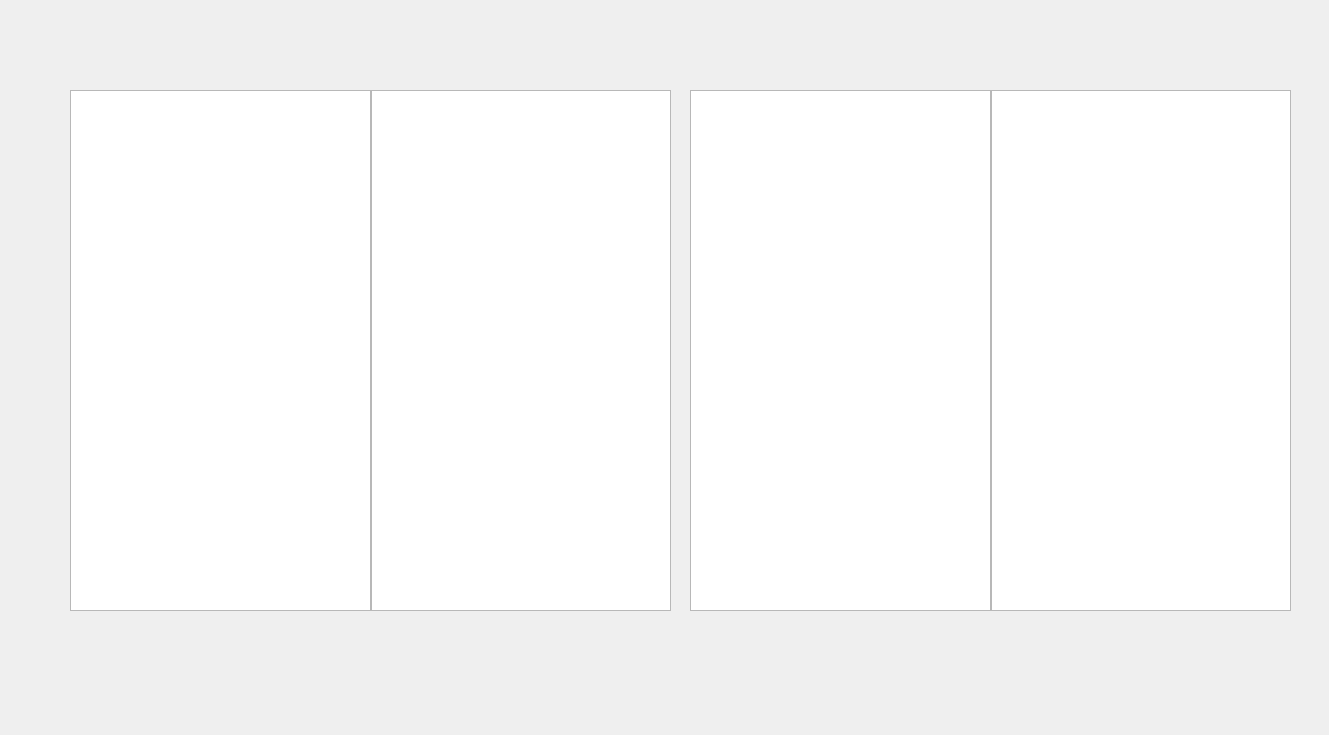
<?xml version="1.0" encoding="UTF-8"?>
<ui version="4.0">
 <class>FilesManagerWidget</class>
 <widget class="QWidget" name="FilesManagerWidget">
  <property name="geometry">
   <rect>
    <x>0</x>
    <y>0</y>
    <width>1329</width>
    <height>735</height>
   </rect>
  </property>
  <property name="windowTitle">
   <string>Form</string>
  </property>
  <widget class="QWidget" name="gridLayoutWidget">
   <property name="geometry">
    <rect>
     <x>70</x>
     <y>90</y>
     <width>601</width>
     <height>521</height>
    </rect>
   </property>
   <layout class="QGridLayout" name="gridLayout">
    <property name="spacing">
     <number>0</number>
    </property>
    <item row="0" column="0">
     <widget class="QTreeView" name="treeView"/>
    </item>
    <item row="0" column="1">
     <widget class="QListView" name="listView"/>
    </item>
   </layout>
  </widget>
  <widget class="QWidget" name="gridLayoutWidget_2">
   <property name="geometry">
    <rect>
     <x>690</x>
     <y>90</y>
     <width>601</width>
     <height>521</height>
    </rect>
   </property>
   <layout class="QGridLayout" name="gridLayout_2">
    <property name="spacing">
     <number>0</number>
    </property>
    <item row="0" column="0">
     <widget class="QTreeView" name="treeView_2"/>
    </item>
    <item row="0" column="1">
     <widget class="QListView" name="listView_2"/>
    </item>
   </layout>
  </widget>
 </widget>
 <resources/>
 <connections/>
</ui>
